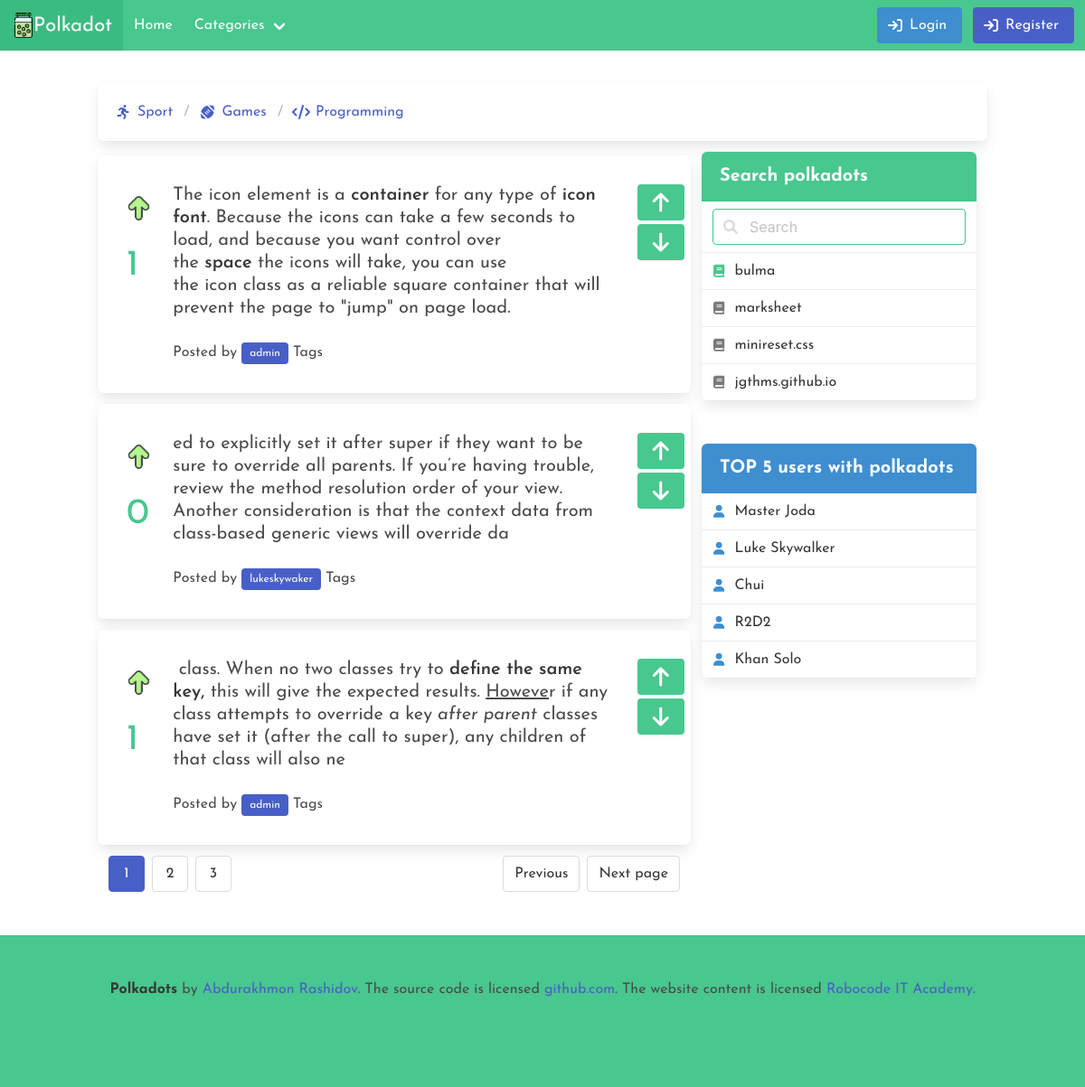
/tag/football/, run on the app's committed database.
### main/models.py (models this page shows, shortened)
class Category(models.Model):
	title = models.CharField('Category name *',max_length=50)
	icon = models.CharField(max_length=50, blank=True)
	slug = models.SlugField('*',max_length=25, unique=True)
	class Meta:
		verbose_name = 'Category'
		verbose_name_plural = 'Categories'
	def get_url(self):
		return reverse("main:category_list", kwargs={"category_slug":self.slug})

class Post(models.Model):
	title = models.CharField(max_length=250)
	body = RichTextField()
	author = models.ForeignKey(User, on_delete=models.CASCADE, null=True)
	up = models.PositiveIntegerField(default=0)
	down = models.PositiveIntegerField(default=0)
	active = models.BooleanField(default=True)
	category = models.ForeignKey(Category, on_delete=models.PROTECT, null=True, related_name='categories')
	tag = models.ManyToManyField(Tag, related_name='tags')
	published = models.DateTimeField(auto_now_add=True)
	class Meta:
		ordering = ["-id"]

### main/views.py (the view)
# urls.py: path("tag/<str:tag_slug>/", views.tag_list, name="tag_list"),
def tag_list(request, tag_slug):
    tag = Tag.objects.get(slug=tag_slug)
    object_list = Post.objects.filter(tag=tag)
    context = {
        "object_list":object_list
    }
    return render(request, "main/list.html",context)

### main/context_pro.py (called while the page is built)
def view_all(request):
    context = {
        "tags":Tag.objects.all(),
        "categories":Category.objects.all(),
        "like":Like.objects.all()
    }
    return context

### templates/main/list.html (shortened to what this page needs)
{% extends '../base.html' %} {% load static %} {% block content %}
<section class="section" id="polka">
    <div class="container">
        <div class="columns">
            <div class="column is-full box">
                <nav class="breadcrumb p-2" aria-label="breadcrumbs">
                    <ul>
                        {% for cat in categories %}
                        <li>
                            <a href="{{cat.get_url}}">
                                <span class="icon is-small">
                                <i class="{{cat.icon}}" aria-hidden="true"></i>
                              </span>
                                <span>{{cat.title}}</span>
                            </a>
                        </li>
                        {% endfor %}
                    </ul>
                </nav>
            </div>
        </div>
        <div class="columns">
            <div class="column is-8">
                {% for post in object_list %}
                <div class="columns box mt-1">
                    <div class="column is-1">
                        <img src="img/up.png" width="40" alt="">
                        <span class="has-text-success is-size-2">
                                {{post.up}}
                            </span>
                    </div>
                    <div class="column is-10">
                        <div class="subtitle">
                            {{post.body | safe}}
                        </div>
                        <p class="is-right">
                            Posted by <span class="tag is-link "><a href="#" class="has-text-white">{{post.author}}</a></span> Tags
                        </p>
                    </div>
                    <div class="column is-1">
                        <div class="button is-success">
                            <i class="fas fa-arrow-up  is-size-4"></i>
                        </div>
                        <div class="button mt-1 is-success">
                            <i class="fas fa-arrow-down  is-size-4"></i>
                        </div>
                    </div>
                </div>
                {% endfor %}
                <nav class="pagination" role="navigation" aria-label="pagination">
                    <a class="pagination-previous is-disabled" title="This is the first page">Previous</a>
                    <a class="pagination-next">Next page</a>
                    <ul class="pagination-list">
                        <li>
                            <a class="pagination-link is-current" aria-label="Page 1" aria-current="page">1</a>
                        </li>
                        <li>
                            <a class="pagination-link" aria-label="Goto page 2">2</a>
                        </li>
                        <li>
                            <a class="pagination-link" aria-label="Goto page 3">3</a>
                        </li>
                    </ul>
                </nav>
            </div>
            <div class="column is-4">
                <article class="panel is-success">
                    <p class="panel-heading">
                        Search polkadots
                    </p>
                    <div class="panel-block">
                        <p class="control has-icons-left">
                            <input class="input is-success" type="text" placeholder="Search">
                            <span class="icon is-left">
                            </span>
                        </p>
                    </div>
                    <a class="panel-block is-active">
                        <span class="panel-icon">
                            <i class="fas fa-book" aria-hidden="true"></i>
                          </span> bulma
                    </a>
                    <a class="panel-block">
                        <span class="panel-icon">
                            <i class="fas fa-book" aria-hidden="true"></i>
                          </span> marksheet
                    </a>
                    <a class="panel-block">
                        <span class="panel-icon">
                            <i class="fas fa-book" aria-hidden="true"></i>
                          </span> minireset.css
                    </a>
                    <a class="panel-block">
                        <span class="panel-icon">
                            <i class="fas fa-book" aria-hidden="true"></i>
                          </span> jgthms.github.io
                    </a>
                </article>
                <br>
                <article class="panel is-info">
                    <p class="panel-heading">
                        TOP 5 users with polkadots
                    </p>
                    <a class="panel-block is-active">
                        <span class="panel-icon">
                            <i class="fas fa-user" aria-hidden="true"></i>
                          </span> Master Joda
                    </a>
                    <a class="panel-block is-active">
                        <span class="panel-icon">
                            <i class="fas fa-user" aria-hidden="true"></i>
                          </span> Luke Skywalker
                    </a>
                    <a class="panel-block is-active">
                        <span class="panel-icon">
                            <i class="fas fa-user" aria-hidden="true"></i>
                          </span> Chui
                    </a>
                    <a class="panel-block is-active">
                        <span class="panel-icon">
                            <i class="fas fa-user" aria-hidden="true"></i>
                          </span> R2D2
                    </a>
                    <a class="panel-block is-active">
                        <span class="panel-icon">
                            <i class="fas fa-user" aria-hidden="true"></i>
                          </span> Khan Solo
                    </a>
                </article>
            </div>
        </div>
    </div>
</section>
{% endblock %}

### staticfiles/css/app.css (style rules this page uses)
body { font-family: 'Josefin Sans', sans-serif; font-weight: 400; }

### data on the page
Category: title "Sport"
Category: title "Games"
Category: title "Programming"
Post: up "1", body "The icon element is a container for any type of icon font . Because the icons can take a few seconds to load, and because you want control over the space the icons will take, you can use the icon class as a reliable square container that will prevent the page to \"jump\" on page load.", author "admin"
Post: up "0", body "ed to explicitly set it after super if they want to be sure to override all parents. If you’re having trouble, review the method resolution order of your view. Another consideration is that the context data from class-based generic views will override da", author "lukeskywaker"
Post: up "1", body "class. When no two classes try to define the same key, this will give the expected results. Howeve r if any class attempts to override a key after parent classes have set it (after the call to super), any children of that class will also ne", author "admin"
